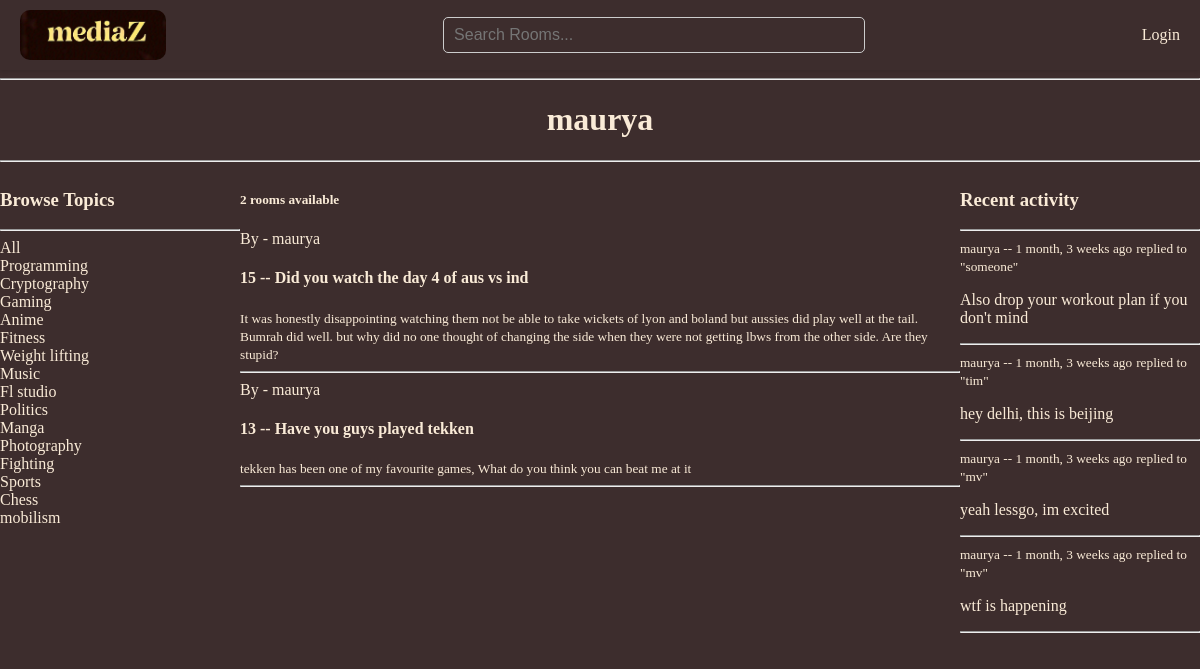
Page /user/7 on the committed database.
### base/models.py (models this page shows, shortened)
class Topic(models.Model):
    name = models.CharField(max_length=200)

class Room(models.Model):
    host = models.ForeignKey(User, on_delete=models.SET_NULL, null=True)
    topic = models.ForeignKey(Topic, on_delete=models.SET_NULL, null=True)
    name = models.CharField(max_length=200)
    description = models.TextField(null=True, blank=True)
    participants = models.ManyToManyField(
        User,
        related_name='participants',
        blank=True
    )
    updated = models.DateTimeField(auto_now=True)
    created = models.DateTimeField(auto_now_add=True)
    class Meta:
        ordering = ['-updated', '-created']

class Message(models.Model):
    user = models.ForeignKey(User, on_delete=models.CASCADE)
    room = models.ForeignKey(Room, on_delete=models.CASCADE)
    body = models.TextField()
    updated = models.DateTimeField(auto_now=True)
    created = models.DateTimeField(auto_now_add=True)
    def __str__(self):
        return self.body[0:50]

### base/views.py (the view)
# urls.py: path('user/<str:pk>', views.userProfile, name='user'),
def userProfile(request, pk):
    user = User.objects.get(id=pk)
    rooms = user.room_set.all().order_by('-created')
    topics = Topic.objects.all()
    room_comments = user.message_set.all().order_by('-created')
    paginator = Paginator(rooms, 5)
    page_number = request.GET.get('page')
    page_obj = paginator.get_page(page_number)
    comment_paginator = Paginator(room_comments, 7)
    comment_page_number = request.GET.get('comment_page')
    comment_page_obj = comment_paginator.get_page(comment_page_number)
    context = {
        'user':user,
        'rooms':rooms,
        'room_comments':room_comments,
        'topics':topics,
        'page_obj': page_obj,
        'comment_page_obj':comment_page_obj
    }
    return render(request, 'base/profile.html', context)

### base/templates/base/profile.html (shortened to what this page needs)
{% extends 'main.html' %}
{% block content %}
<h1 class="header">{{user.username}}</h1>
<hr>
<div class="profile-container">
    <div>
        {% include 'base/topics.html' %}
    </div>
    {% if rooms %}
        <div>
            <h5>{{ page_obj.paginator.count }} rooms available</h5>
            {%include 'base/feed.html' %}
        </div>
    {% else %}
        <p class="no-rooms">No rooms created..</p>
    {% endif %}
    <div>
        {% include 'base/activity.html' %}
    </div>
</div>
{% endblock content %}

### base/templates/base/topics.html
<h3>Browse Topics</h3>
        <hr>
        <div>
            <a href="{% url 'home' %}">All</a>
        </div>
        {% for topic in topics %}
            <div>
                <a href="{% url 'home' %}?q={{topic.name}}"> {{topic.name}}</a>
            </div>
        {% endfor %}

### base/templates/base/feed.html (shortened to what this page needs)
{% for room in page_obj %}
                <div>
                    By - <a href="{% url 'user' room.host.id %}">{{room.host.username}}</a>
                    <h4>{{room.id}} -- <a href="{% url 'room' room.id %}">{{room.name}}</a></h4>
                    <small>{{room.description}}</small>
                    <hr>
                </div>
{% endfor %}

### base/templates/base/activity.html (shortened to what this page needs)
<div>
    <h3>Recent activity</h3>
    <hr>
    {% if room_comments %}
        {% for comment in comment_page_obj %}
                <div>
                <small><a href="{% url 'user' comment.user.id %}">{{comment.user}}</a> -- {{comment.created | timesince}} ago</small>
                <small>replied to "{{comment.room.host}}"</small>
                <p>{{comment}}</p>
                <hr>
            </div>
        {% endfor %}
    {% else %}
        <p class="no-activity">No recent activity here...</p>
    {% endif %}
</div>

### static/styles/main.css (style rules this page uses)
* { background-color:rgb(61, 45, 45); color:antiquewhite; }
body { margin: 0; padding: 0; font-family: 'Times New Roman'; }
a { text-decoration: none; }
.header { text-align: center; }

### base/templates/base/profile.html (style rules this page uses)
.profile-container { display: grid; grid-template-columns: 1fr 3fr 1fr; }

### rows in the picture
Topic: name "Programming"
Topic: name "Cryptography"
Topic: name "Gaming"
Topic: name "Anime"
Topic: name "Fitness"
Topic: name "Weight lifting"
Topic: name "Music"
Topic: name "Fl studio"
Topic: name "Politics"
Topic: name "Manga"
Topic: name "Photography"
Topic: name "Fighting"
Topic: name "Sports"
Topic: name "Chess"
Topic: name "mobilism"
Room: host.username "maurya", id "15", name "Did you watch the day 4 of aus vs ind", description "It was honestly disappointing watching them not be able to take wickets of lyon and boland but aussies did play well at the tail. Bumrah did well. but why did no one thought of changing the side when they were not getting lbws from the other side. Are they stupid?"
Room: host.username "maurya", id "13", name "Have you guys played tekken", description "tekken has been one of my favourite games, What do you think you can beat me at it"
Message: user "maurya", created "1 month, 3 weeks", room.host "someone", body "Also drop your workout plan if you don't mind"
Message: user "maurya", created "1 month, 3 weeks", room.host "tim", body "hey delhi, this is beijing"
Message: user "maurya", created "1 month, 3 weeks", room.host "mv", body "yeah lessgo, im excited"
Message: user "maurya", created "1 month, 3 weeks", room.host "mv", body "wtf is happening"

### other values in the picture
{{ user.username }} "maurya"
{{ page_obj.paginator.count }} "2"
